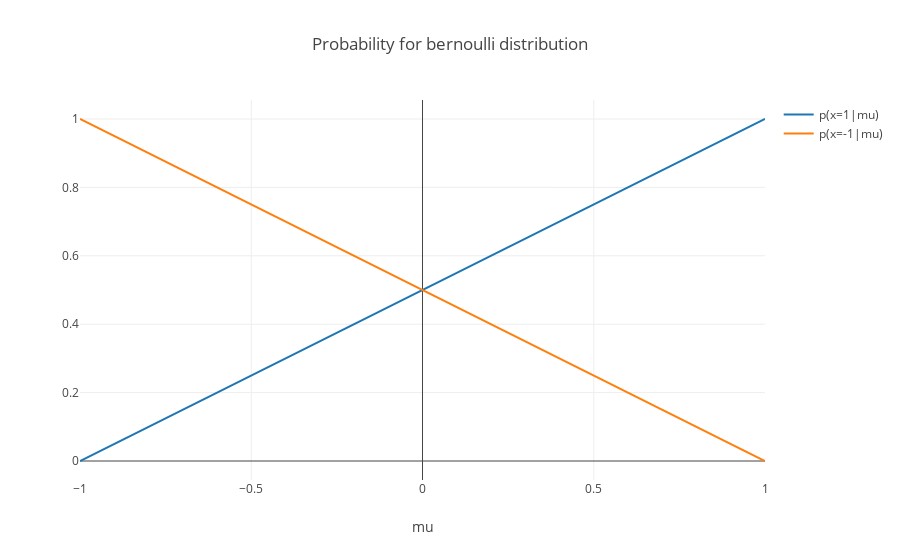

The notebook cell saved with this chart:
### Markdown cell above
**Probabilities for $-1$ and $1$**

### Code cell
x = 1
mu = np.linspace(-1, 1, 100)

data = [
    {"x": mu,
     "y": sbern(1, mu),
     "name": "p(x=1|mu)"},
    
    {"x": mu,
     "y": sbern(-1, mu),
     "name": "p(x=-1|mu)"}
]

layout = {"title": "Probability for bernoulli distribution",
          "xaxis": {
              "title": "mu"
          }}

fig = go.FigureWidget(data=data, layout=layout)
iplot(fig)
